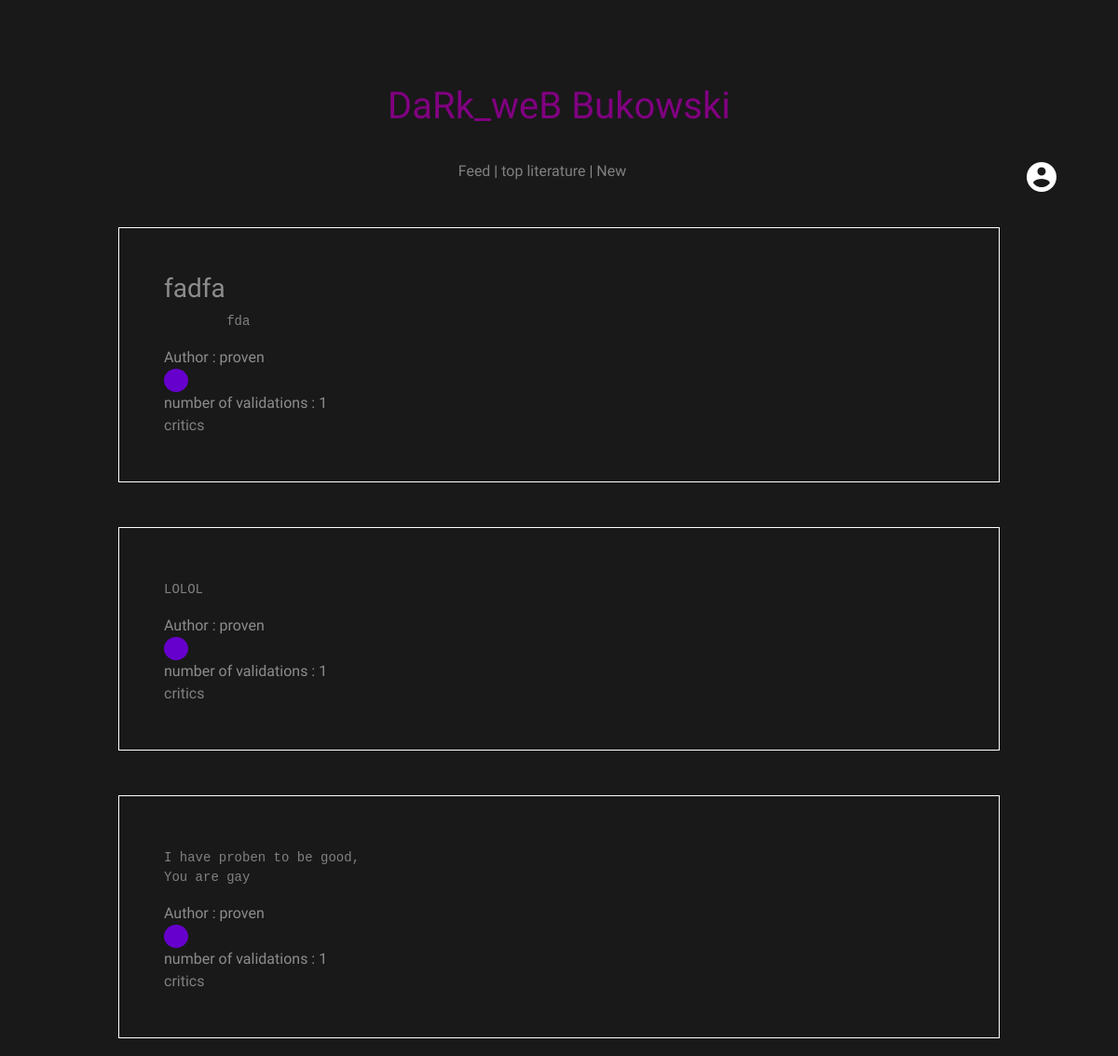
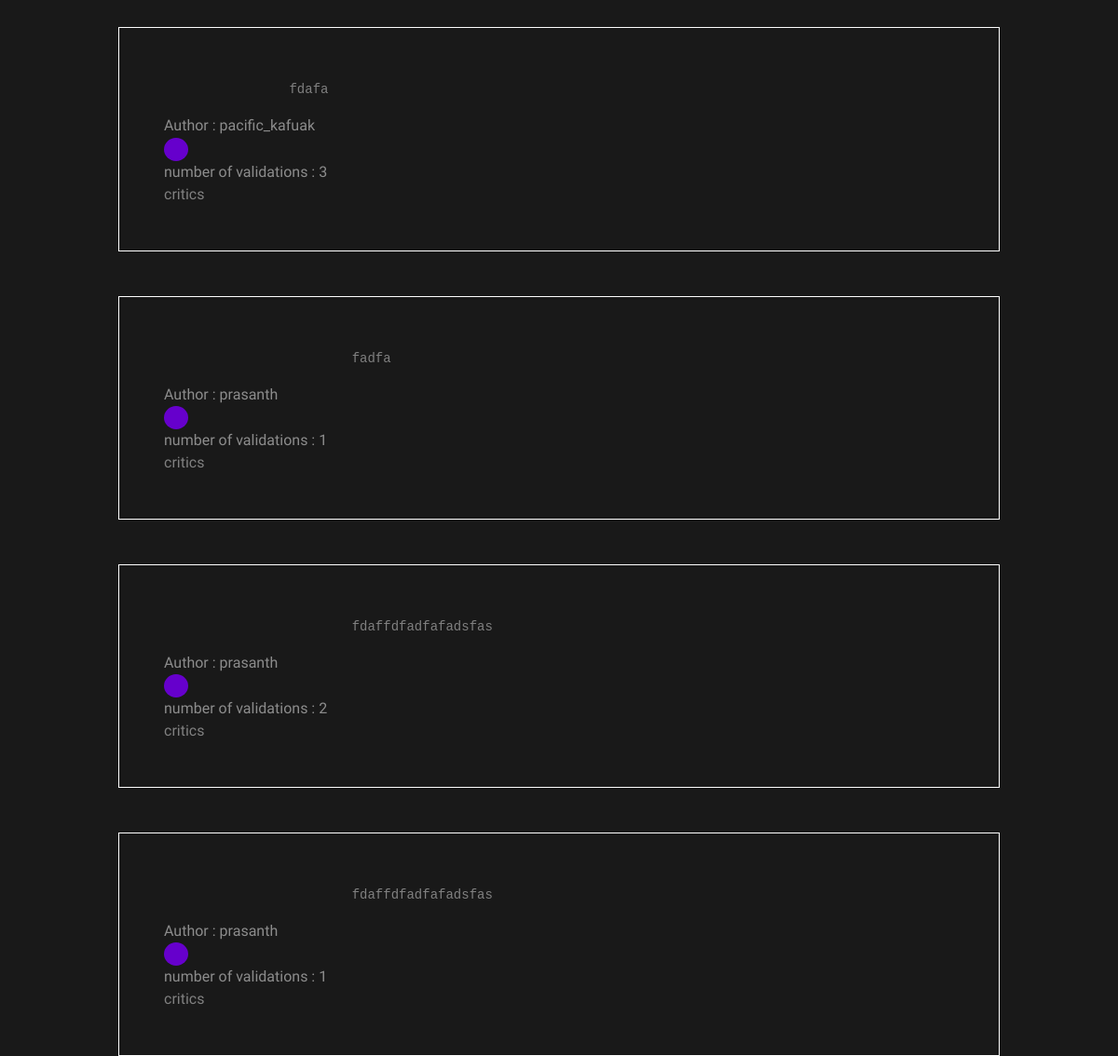
/, run on an earlier commit of the app's database (2 pictures, top to bottom).
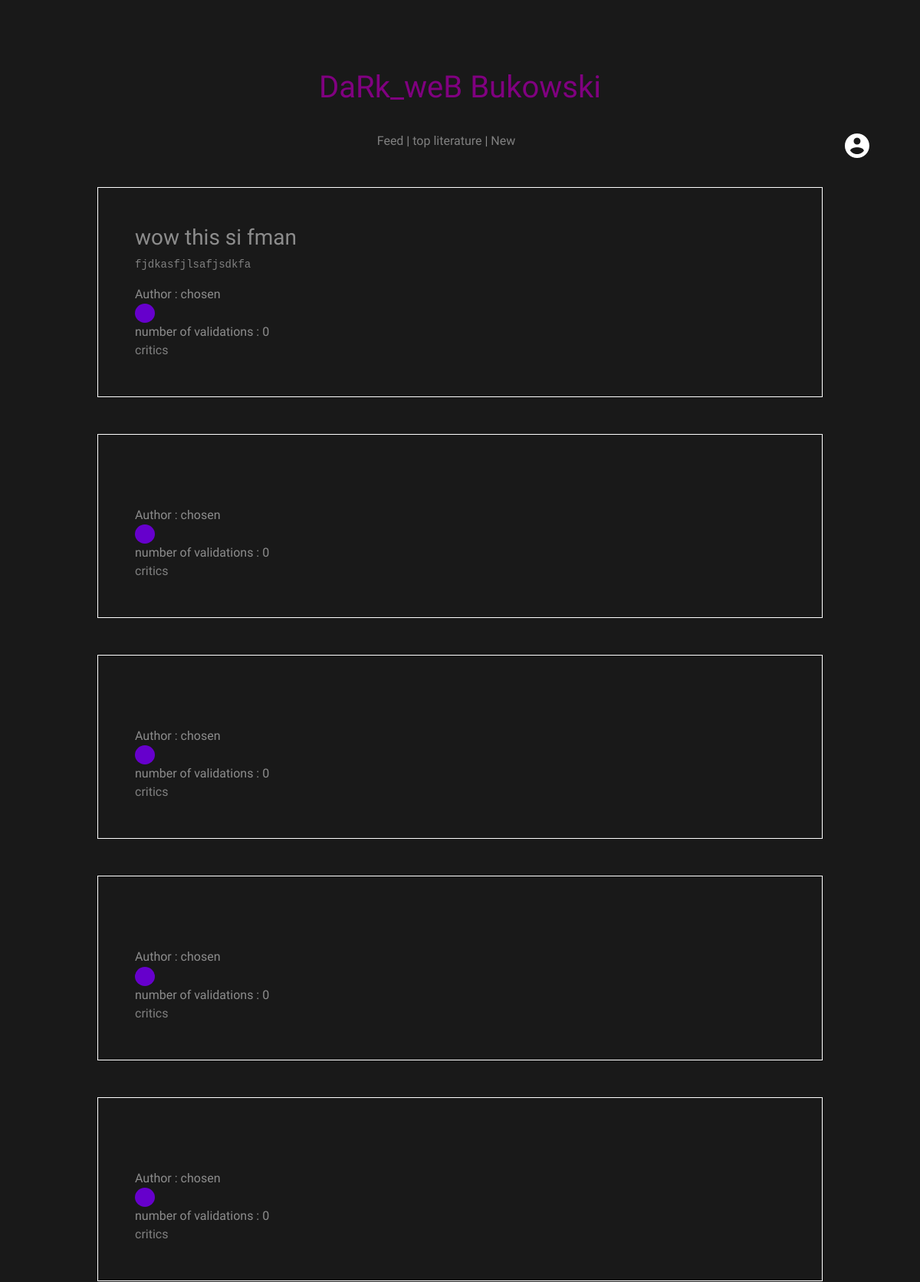
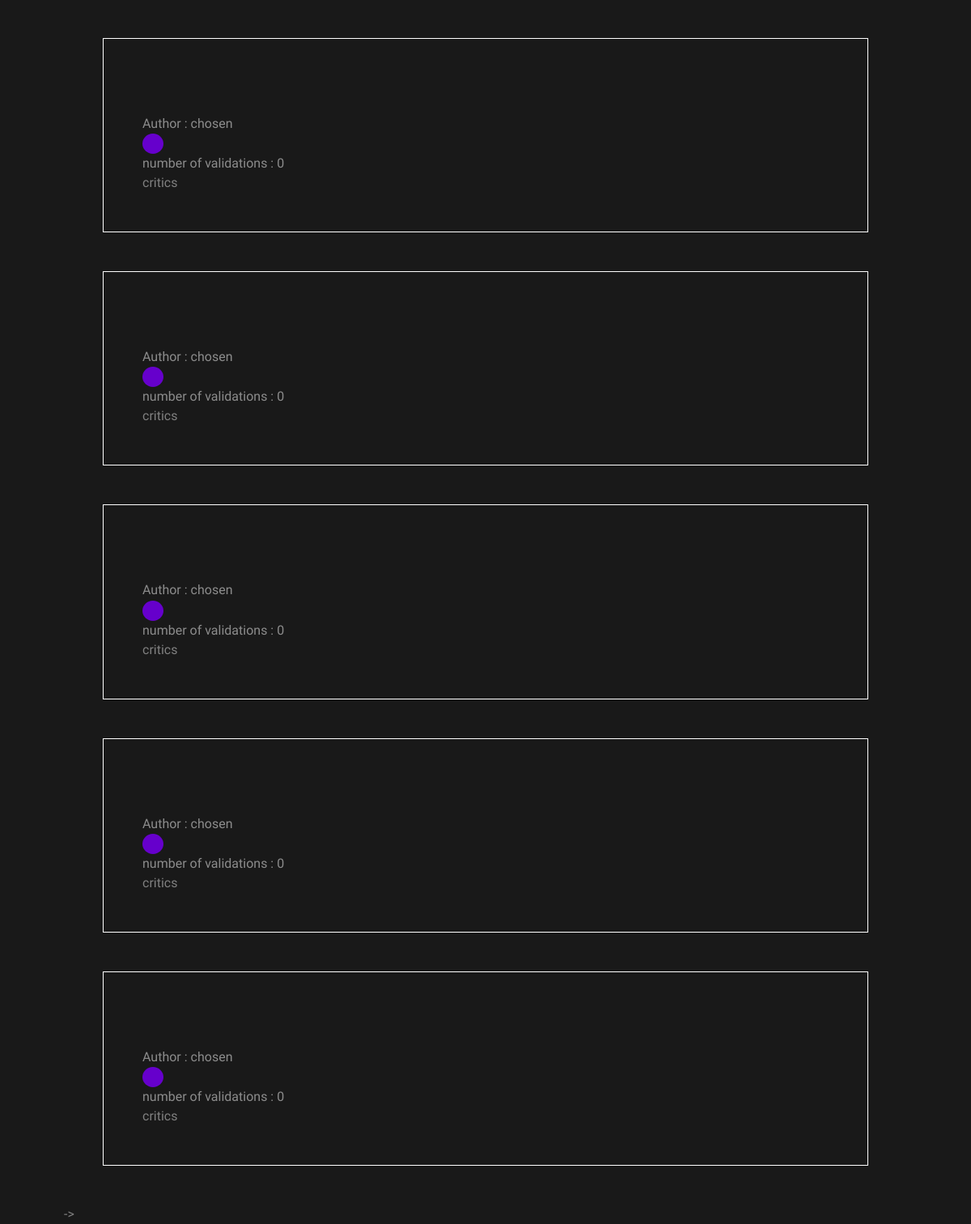
And on a later commit of the database (2 pictures, top to bottom).
### index/models.py (models this page shows)
class PostModel(models.Model):
    User = models.ForeignKey(to = User ,on_delete = models.CASCADE , default = 1 , related_name = "PostModel")
    title = models.CharField(max_length = 50 , default = '')
    writeup = models.CharField(max_length = 550)
    date_c = models.DateTimeField(default = timezone.now)
    def __str__(self):
    	return str(self.writeup)

### index/views.py (the view)
# urls.py: path('', views.frontpage , name = 'feed'),
def frontpage(request , page = 0, direction = "-" ):
	post_count = 10
	if direction == '->': page += 1
	elif direction == '<-' : page-= 1
	is_anon = request.user.is_anonymous
	posts = PostModel.objects.order_by('-date_c').all()[page*post_count:(page + 1)*post_count]
	post_validations = defaultdict(lambda : {'objects' : None, 'total_no' : 0 , 'is_liked'  : False})
	for post in posts:
		all_valid = validations.objects.filter(submission = post)
		if not is_anon and validations.objects.filter(submission = post , user = request.user).exists():
			post_validations[post]['is_liked'] = True
		post_validations[post]['objects'] = all_valid
		post_validations[post]['total_no'] = len(all_valid)
	context = {
		'post_validations' : dict(post_validations) ,
		'page_no' : page ,
		'is_end' : len(posts) == post_count ,
		'is_anon' : is_anon
		}
	return render(request , "index/home.html" , context = context)

### index/templates/index/home.html (shortened to what this page needs)
{% extends 'base.html' %}
{% load static %}
{% block imports %}
<link rel="stylesheet" type="text/css" href="{% static 'index/css/home.css' %}">
{% endblock %}
{% block content %}
<div class = "container">
    {% for post , validations in post_validations.items %}
    <div class = "m-5">
            <div class="border border-white p-5">
                <div class = "post_title h3">
                    {{ post.title }}
                </div>
                <pre>{{ post }}</pre>
                <div class = "post_autho">
                    Author : {{ post.User }}
                </div>
            <button id = 'v_col{{ post.id }}' post_id = "{{ post.id }}" class = "btn"
                {{ post.is_liked }}
                {% if validations.is_liked %}
                    style="background-color: #989898 ;"   ;
                {% else %}
                    style="background-color: #6600cc ;"   ;
                {% endif %}
            >
            </button>
            <div id = 'validate_counter' post_id = "{{ post.id }}">
                 number of validations : <div class="validate" id = "v_count{{ post.id }}" > {{ validations.total_no }} </div>
                 <a href="{% url 'home:commentview' post.id %}" class="critic-link">critics</a>
            </div>
        </div>
    </div>
    {% endfor %}
    {% if is_end %}
        <a href="{% url 'home:feed' page_no '->' %}">-></a>
    {% endif %}
</div>
{% endblock %}

What changed in the data, as far as the page shows it:
no longer on this page (row unchanged): PostModel: title "fadfa", writeup "fda", User "proven", total_no "1"
no longer on this page (row unchanged): PostModel: writeup "LOLOL", User "proven", total_no "1"
no longer on this page (row unchanged): PostModel: writeup "I have proben to be good, You are gay", User "proven", total_no "1"
no longer on this page (row unchanged): PostModel: writeup "fdafa", User "pacific_kafuak", total_no "3"
no longer on this page (row unchanged): PostModel: writeup "fadfa", User "prasanth", total_no "1"
no longer on this page (row unchanged): PostModel: writeup "fdaffdfadfafadsfas", User "prasanth", total_no "2"
no longer on this page (row unchanged): PostModel: writeup "fdaffdfadfafadsfas", User "prasanth", total_no "1"
added PostModel: title "wow this si fman", writeup "fjdkasfjlsafjsdkfa", User "chosen", total_no "0"
added PostModel: User "chosen", total_no "0"
added PostModel: User "chosen", total_no "0"
added PostModel: User "chosen", total_no "0"
added PostModel: User "chosen", total_no "0"
added PostModel: User "chosen", total_no "0"
added PostModel: User "chosen", total_no "0"
added PostModel: User "chosen", total_no "0"
added PostModel: User "chosen", total_no "0"
added PostModel: User "chosen", total_no "0"
